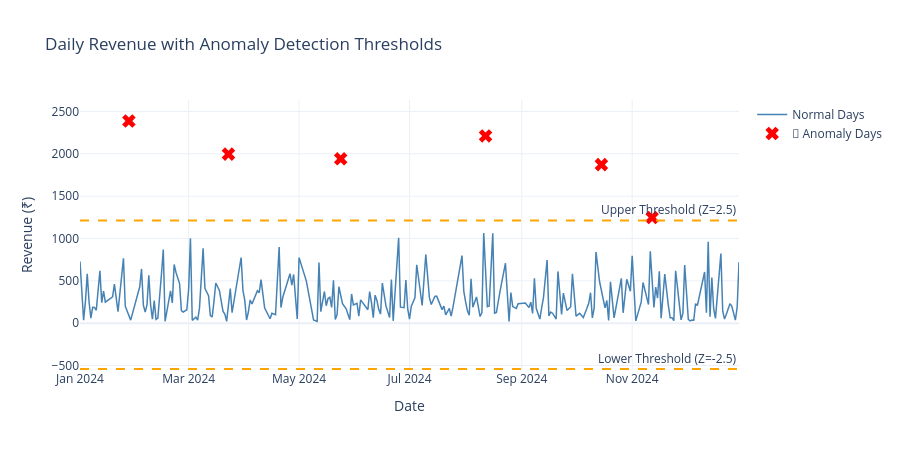

Notebook source saved alongside this figure:
### Markdown cell above
### 4.3 Daily Revenue Time Series with Anomaly Highlights
> **Question:** Can we visually spot the anomaly days? Do they align with statistical thresholds?

### Code cell
# Time series with anomaly highlighting
fig = go.Figure()

# Normal days
normal = daily_kpis[daily_kpis['anomaly_flag'] == 0]
anomaly = daily_kpis[daily_kpis['anomaly_flag'] == 1]

fig.add_trace(go.Scatter(
    x=normal['order_date'], y=normal['daily_revenue'],
    mode='lines', name='Normal Days', line=dict(color='steelblue', width=1.5)
))

fig.add_trace(go.Scatter(
    x=anomaly['order_date'], y=anomaly['daily_revenue'],
    mode='markers', name='🚨 Anomaly Days',
    marker=dict(color='red', size=12, symbol='x')
))

# Add threshold lines
mean_rev = daily_kpis['daily_revenue'].mean()
std_rev = daily_kpis['daily_revenue'].std()
fig.add_hline(y=mean_rev + 2.5*std_rev, line_dash="dash", line_color="orange",
              annotation_text="Upper Threshold (Z=2.5)")
fig.add_hline(y=mean_rev - 2.5*std_rev, line_dash="dash", line_color="orange",
              annotation_text="Lower Threshold (Z=-2.5)")

fig.update_layout(
    title="Daily Revenue with Anomaly Detection Thresholds",
    xaxis_title="Date", yaxis_title="Revenue (₹)",
    template="plotly_white", height=450
)
fig.show()

print(f"💡 INSIGHT: {len(anomaly)} anomaly days detected out of {len(daily_kpis)} total days ({len(anomaly)/len(daily_kpis)*100:.1f}%)")
print(f"   This aligns with our target anomaly rate of 3-5%")

### Figure 1 — Plotly figure (JSON) as saved in the notebook; plotly's stock layout.template omitted (floating-point values rounded to 4 significant figures; data arrays with more than 128 entries replaced by an {"elided": "..."} marker saying what was removed)
{"data": [{"line": {"color": "steelblue", "width": 1.5}, "mode": "lines", "name": "Normal Days", "type": "scatter", "x": {"elided": "247 str values"}, "y": {"elided": "247 float values"}}, {"marker": {"color": "red", "size": 12, "symbol": "x"}, "mode": "markers", "name": "🚨 Anomaly Days", "type": "scatter", "x": ["2024-01-28T00:00:00.000000", "2024-03-23T00:00:00.000000", "2024-05-24T00:00:00.000000", "2024-08-12T00:00:00.000000", "2024-10-15T00:00:00.000000", "2024-11-12T00:00:00.000000"], "y": [2387.0, 1996.0, 1941.0, 2211.0, 1872.0, 1247.0]}], "layout": {"annotations": [{"showarrow": false, "text": "Upper Threshold (Z=2.5)", "x": 1, "xanchor": "right", "xref": "x domain", "y": 1213.0, "yanchor": "bottom", "yref": "y"}, {"showarrow": false, "text": "Lower Threshold (Z=-2.5)", "x": 1, "xanchor": "right", "xref": "x domain", "y": -540.4, "yanchor": "bottom", "yref": "y"}], "height": 450, "shapes": [{"line": {"color": "orange", "dash": "dash"}, "type": "line", "x0": 0, "x1": 1, "xref": "x domain", "y0": 1213.0, "y1": 1213.0, "yref": "y"}, {"line": {"color": "orange", "dash": "dash"}, "type": "line", "x0": 0, "x1": 1, "xref": "x domain", "y0": -540.4, "y1": -540.4, "yref": "y"}], "title": {"text": "Daily Revenue with Anomaly Detection Thresholds"}, "xaxis": {"title": {"text": "Date"}}, "yaxis": {"title": {"text": "Revenue (₹)"}}}}
